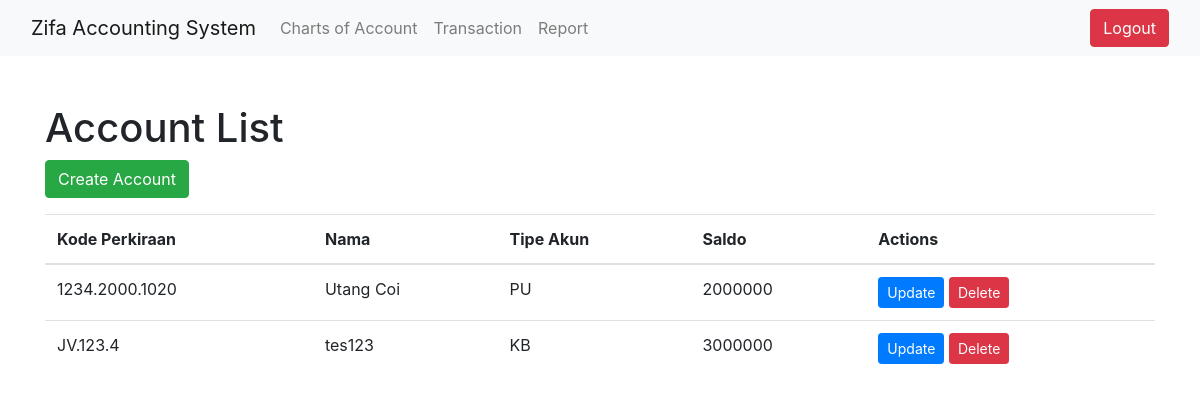
The page /accounts/ (signed in) on the database as committed earlier.
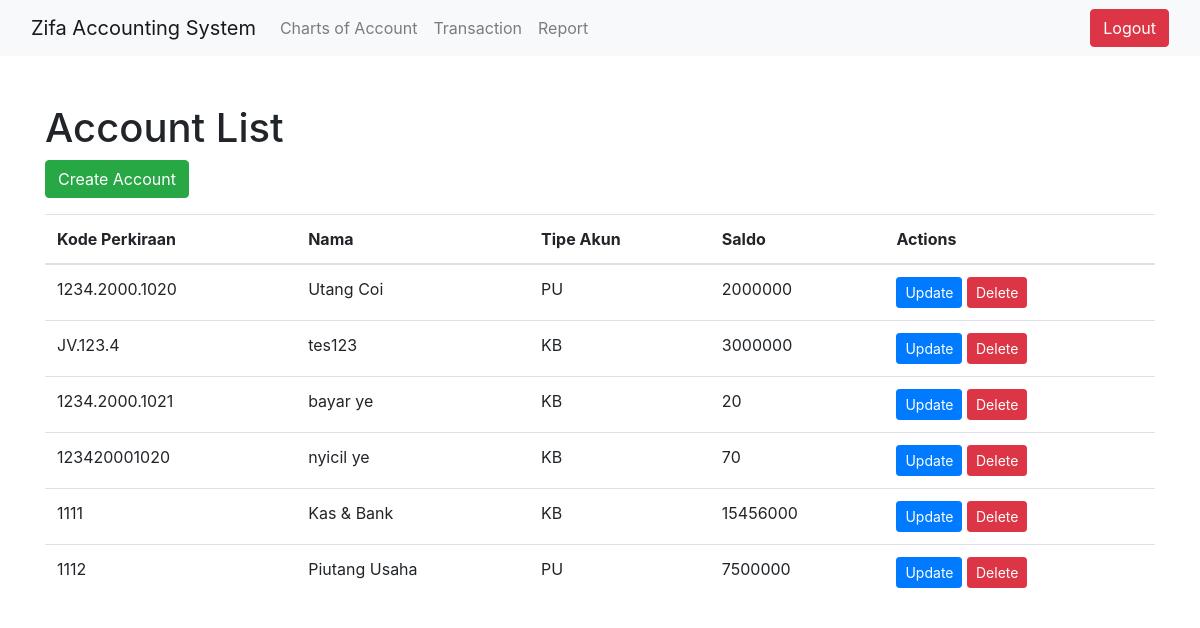
The same page on the database as committed later.
### charts_of_account/models.py (models this page shows)
class ChartsOfAccount(models.Model):
    ACCOUNT_TYPE_CHOICES = [
        ('KB', 'Kas & Bank'),
        ('PU', 'Piutang Usaha'),
        ('Per', 'Persediaan'),
        ('ALL', 'Aset Lancar Lainnya'),
        ('AT', 'Aset Tetap'),
        ('AP', 'Akumulasi Penyusutan'),
        ('AL', 'Aset Lainnya'),
        ('UU', 'Utang Usaha'),
        ('LJPe', 'Liabilitas Jangka Pendek'),
        ('LJPa', 'Liabilitas Jangka Panjang'),
        ('M', 'Modal'),
        ('Pen', 'Pendapatan'),
        ('BPP', 'Beban Pokok Penjualan'),
        ('B', 'Beban'),
        ('BL', 'Beban Lainnya'),
        ('PL', 'Pendapatan Lainnya')
    ]
    code = models.CharField(max_length=10, primary_key=True)
    parent_account = models.ForeignKey('self', on_delete=models.CASCADE,
                                       null=True)
    account_type = models.CharField(max_length=4, choices=ACCOUNT_TYPE_CHOICES)
    account_name = models.CharField(max_length=100)
    balance = models.IntegerField(null=True, default=0)
    notes = models.TextField(blank=True)

### charts_of_account/views.py (the view)
    def _wrapped_view(request, *args, **kwargs):
        if not request.user.is_authenticated:
            return redirect(reverse("user_auth:login"))
        return view_func(request, *args, **kwargs)

### charts_of_account/views.py (called while the page is built)
def login_required(view_func):
    def _wrapped_view(request, *args, **kwargs):
        if not request.user.is_authenticated:
            return redirect(reverse("user_auth:login"))
        return view_func(request, *args, **kwargs)
    return _wrapped_view

@login_required
def account_list(request):
    accounts = ChartsOfAccount.objects.all()
    parent_accounts = [(account.code, account.account_name) for account in accounts]
    return render(request, 'account_list.html', {'accounts': accounts, 'parent_accounts': parent_accounts})

### charts_of_account/templates/account_list.html (shortened to what this page needs)
<!DOCTYPE html>
<html lang="en">
<head>
    <link rel="stylesheet" href="https://stackpath.bootstrapcdn.com/bootstrap/4.5.2/css/bootstrap.min.css">
</head>
<body>
    <nav class="navbar navbar-expand-lg navbar-light bg-light">
        <div class="container-fluid">
            <a class="navbar-brand" href="#">
                Zifa Accounting System
            </a>
            <div class="collapse navbar-collapse" id="navbarNav">
                <ul class="navbar-nav me-auto mb-2 mb-lg-0">
                    <li class="nav-item">
                        <a class="nav-link" href="{% url 'charts_of_account:account_list' %}">Charts of Account</a>
                    </li>
                    <li class="nav-item">
                        <a class="nav-link" href="{% url 'journal:journal_list' %}">Transaction</a>
                    </li>
                    <li class="nav-item">
                        <a class="nav-link" href="{% url 'report:report_landing_page' %}">Report</a>
                    </li>
                </ul>
            </div>
            <form class="d-flex">
                <a href="{% url 'user_auth:logout' %}" class="btn btn-danger">Logout</a>
            </form>
        </div>
    </nav>
    <div class="container mt-5">
        <h1>Account List</h1>
        <button type="button" class="btn btn-success mb-3" data-toggle="modal" data-target="#createModal">Create Account</button>
        <table class="table">
            <thead>
                <tr>
                    <th>Kode Perkiraan</th>
                    <th>Nama</th>
                    <th>Tipe Akun</th>
                    <th>Saldo</th>
                    <th>Actions</th>
                </tr>
            </thead>
            <tbody>
                {% for account in accounts %}
                <tr>
                    <td>{{ account.code }}</td>
                    <td>{{ account.account_name }}</td>
                    <td>{{ account.account_type }}</td>
                    <td>{{ account.balance }}</td>
                    <td>
                        <button type="button" class="btn btn-primary btn-sm" data-toggle="modal" data-target="#updateModal{{ account.code|slugify }}">Update</button>
                        <button type="button" class="btn btn-danger btn-sm" data-toggle="modal" data-target="#deleteModal{{ account.code|slugify }}">Delete</button>
                    </td>
                </tr>
                {% endfor %}
            </tbody>
        </table>
    </div>
</body>
</html>

Rows that differ between the two databases and show on the page:
added ChartsOfAccount: code "1234.2000.1021", account_name "bayar ye", account_type "KB", balance "20"
added ChartsOfAccount: code "123420001020", account_name "nyicil ye", account_type "KB", balance "70"
added ChartsOfAccount: code "1111", account_name "Kas & Bank", account_type "KB", balance "15456000"
added ChartsOfAccount: code "1112", account_name "Piutang Usaha", account_type "PU", balance "7500000"
